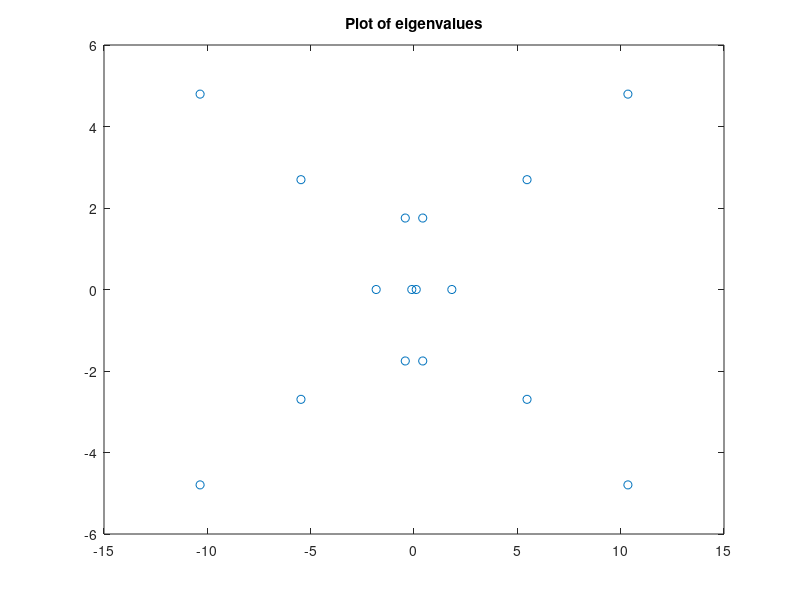

Write MATLAB code to recreate this figure. (Note: this script raises an error after producing the figure.)
clc;
clear;
rng(1)
format long e
% create H_tilde---------------------------------------------------
a_11 = [0 0.1; -0.1 0];
a_22 = [0 2; -2 0];
a_33 = [5 3; -3 5];
a_44 = [10 5; -5 10];
A = [a_11 zeros(2) zeros(2) zeros(2);
    zeros(2) a_22 zeros(2) zeros(2);
    zeros(2) zeros(2) a_33 zeros(2);
    zeros(2) zeros(2) zeros(2) a_44];
B = randi(5,8);
G = B*B'*10^(-2);
H = G;
H_t = [A G; H -A'];
%-------------------------------------------------------------------
%Compute eigenvalues
Lambda = eig(H_t);
figure(1)
plot(Lambda,'o')
title('Plot of eigenvalues')
%Choose eigenvalues
a = real(Lambda(3));
h = imag(Lambda(3));
x = real(Lambda(13));
y = imag(Lambda(13));
m = (y-h)/(x-a);
b = real(Lambda(15));
l = m*(b-a)+h;

%find the case of gamma formula-------------------
C = (l^2-h^2)/(b-a);
test = (l^2/b)-a;
test_left = -(b-a)+2*(h^2/a);
test_right = (b-a)+2*(l^2/b);

if C <= test
    if C < test_left
        gamma = sqrt(a^2+h^2);
    elseif C > test_right
        gamma = sqrt(b^2+l^2);
    else
        gamma = sqrt(a*b+(a*l^2-b*h^2)/(b-a));
    end
else
    gamma = sqrt(b^2+l^2);
end

gamma_opt= gamma;
%-------------------------------------------------
%Compute A0 G0 H0 of SDA
A_gamma = A-gamma*eye(8);
W_gamma = A_gamma'+H*inv(A_gamma)*G;

A_prime = eye(8)+2*gamma*(inv(W_gamma))';
G_prime = -2*gamma*(inv(W_gamma))'*G*(inv(A_gamma))';
H_prime = -2*gamma*inv(W_gamma)*H*inv(A_gamma);
%---------------------------------------------------
% Slove SDA, output the step and solution X.
[it1,X] = SDA(A_prime,G_prime,H_prime)
rsdl = norm(-X*G*X-A'*X-X*A+H)
%---------------------------------------------------
% Change gamma and repeat the process.
% inital gamma = 0.01
gamma_step = 0.01;
it_sum = zeros(1,1000);
rsd_sum = zeros(1,1000);
gamma_sum = zeros(1,1000);
for k=1:2000
    gamma = 0.01 + gamma_step * k;
    A_gamma = A-gamma*eye(8);
    W_gamma = A_gamma'+H*inv(A_gamma)*G;
    A_prime = eye(8)+2*gamma*(inv(W_gamma))';
    G_prime = -2*gamma*(inv(W_gamma))'*G*(inv(A_gamma))';
    H_prime = -2*gamma*inv(W_gamma)*H*inv(A_gamma);
    [it,X] = SDA(A_prime,G_prime,H_prime);
    rsd = norm(-X*G*X-A'*X-X*A+H);
    it_sum(k) =it;
    rsd_sum(k) = rsd;
    gamma_sum(k) = gamma;
end
%Compare with rectangle-------------------
test_rec = a*(b-a)/2;
if h^2 <= test_rec
    gamma_rec = sqrt(a*b-h^2);
else 
    gamma_rec = sqrt(a^2+h^2);
end
gamma = gamma_rec;
A_gamma = A-gamma*eye(8);
W_gamma = A_gamma'+H*inv(A_gamma)*G;

A_prime = eye(8)+2*gamma*(inv(W_gamma))';
G_prime = -2*gamma*(inv(W_gamma))'*G*(inv(A_gamma))';
H_prime = -2*gamma*inv(W_gamma)*H*inv(A_gamma);
% Slove SDA, output the step and solution X.
[it_rec,X_rec] = SDA(A_prime,G_prime,H_prime)
rsd_rec = norm(-X*G*X-A'*X-X*A+H)

% Plot figure of iteration and residual.
figure(2)
plot(gamma_sum,it_sum,'-')
hold on 
plot(gamma_opt,it1,'bo')
plot(gamma_rec,it_rec,'ro')
hold off
xlabel('\gamma')
ylabel('iteration')
legend('iteration','Trapezoidal','rectangle')
figure(3)
plot(gamma_sum,rsd_sum,'-')
hold on 
plot(gamma_opt,rsdl,'bo')
plot(gamma_rec,rsd_rec,'ro')
legend('residual','Trapezoidal','rectangle')
hold off
xlabel('\gamma')
ylabel('Residual')
